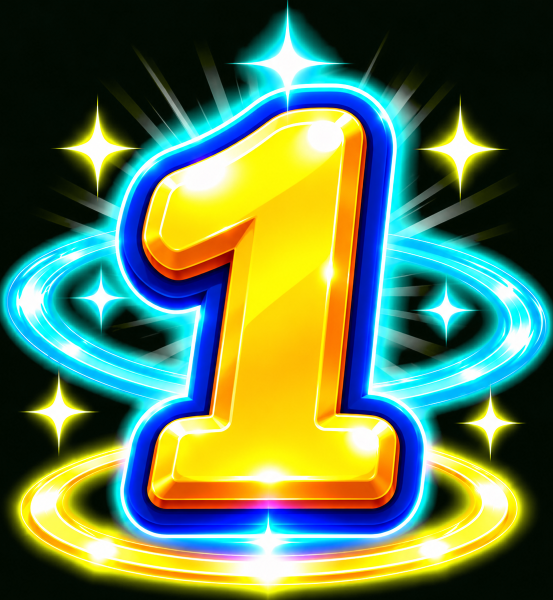
#> input picture assets/ui/fx/cd_1.png, 1106 x 1200 px, given in place of 4a8d3aaa-image.png, which was not available (shown at 1/2 size)
$ python cut_fx.py
#> lines starting #> are read from the running program, lines starting #| are printed output that depends on the picture
"""قصّ تأثيرات العدّ التنازلي (خلفية خضراء) وبانر خط النهاية إلى PNG شفاف."""
import cv2, numpy as np
from PIL import Image
U='/mnt/user-data/uploads/'
G={'cd_3':'4a8d3aaa','cd_2':'744ecd47','cd_1':'30106d6e','cd_go':'927cf5c6'}
def key(src,dst):
#> called with src = '4a8d3aaa', dst = 'assets/ui/fx/cd_3.png'
    im=cv2.imread(U+src+'-image.png').astype(np.float32)
    b,g,r=im[...,0],im[...,1],im[...,2]
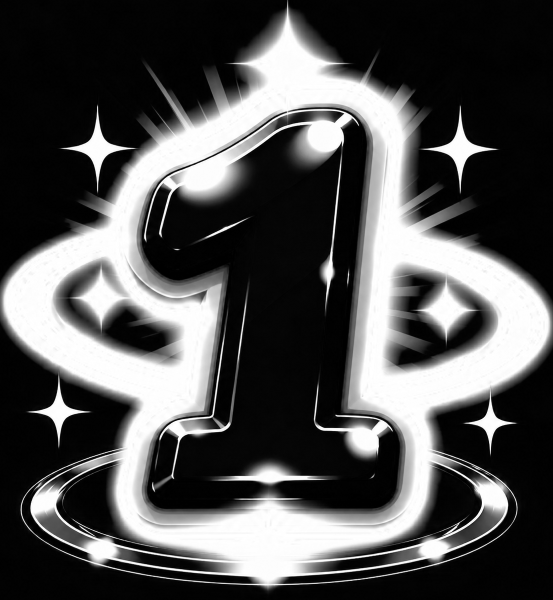
#> b: shape (1200, 1106) float32 (shown at 1/2 size); min 0, max 255, mean 81.4
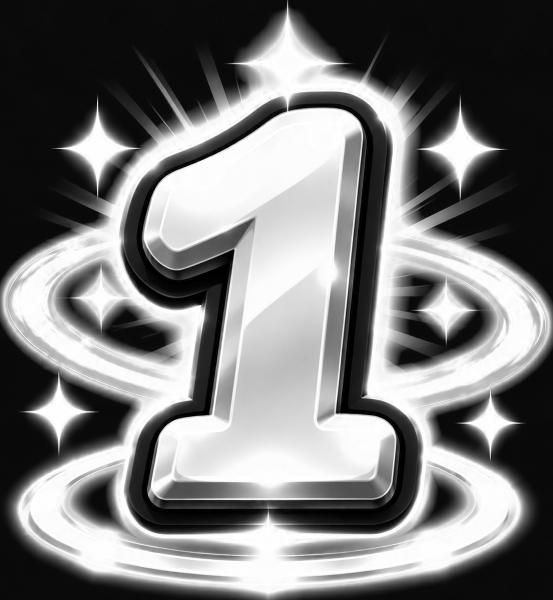
#> g: shape (1200, 1106) float32 (shown at 1/2 size); min 0, max 255, mean 119.7
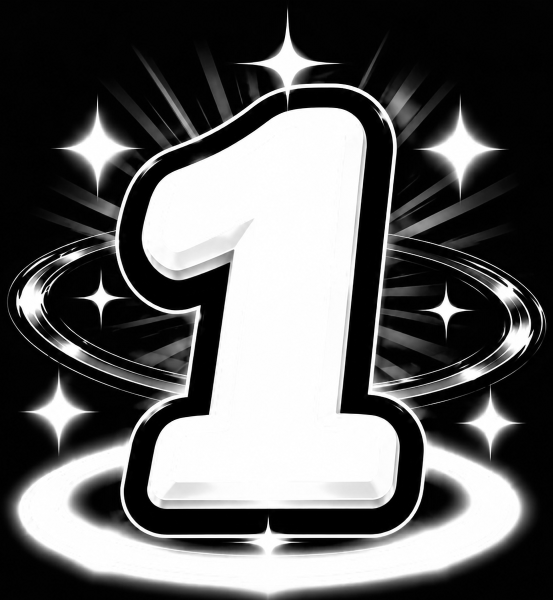
#> r: shape (1200, 1106) float32 (shown at 1/2 size); min 0, max 255, mean 94.9
    spill=g-np.maximum(r,b)
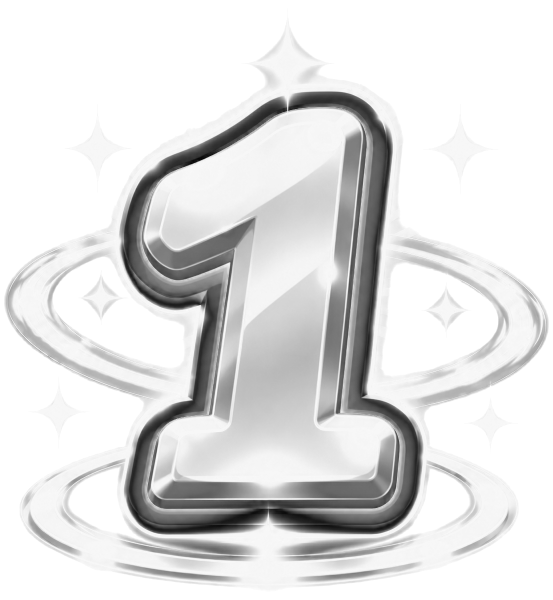
#> spill: shape (1200, 1106) float32 (shown at 1/2 size); min -255, max 8, mean -24.06; drawn with min black and max white
    a=1-np.clip((spill-30)/120,0,1)
#> a: shape (1200, 1106) float32; every value is 1
    a=np.where(spill<30,1,a)
    g2=np.minimum(g,np.maximum(r,b)+8)
    # إعادة بناء اللون الأمامي بعد إزالة الخلفية
    fa=np.maximum(a,1e-3)[...,None]
    out=np.dstack([r,g2,b])
    bgc=np.array([0,255,0],np.float32)
    fg=(out-(1-a)[...,None]*bgc*0)/1
    fg=np.clip(fg,0,255)
    rgba=np.dstack([fg,(a*255)[...,None]]).astype(np.uint8)
    im2=Image.fromarray(rgba)
    bb=im2.getchannel('A').point(lambda v:255 if v>8 else 0).getbbox()
#> bb = (0, 0, 1106, 1200)
    im2=im2.crop(bb); im2.save(dst,optimize=True); print(dst,im2.size)
#| assets/ui/fx/cd_3.png (1106, 1200)
for k,v in G.items(): key(v,f'assets/ui/fx/{k}.png')
#> pass 2 of the loop `for k,v in G.items(): key(v,f'assets/ui/fx/{k}.png')`:
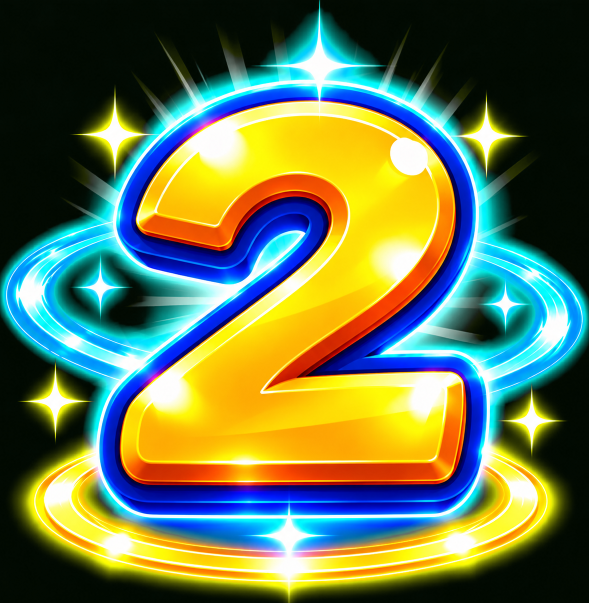
#> input picture assets/ui/fx/cd_2.png, 1178 x 1206 px, given in place of 744ecd47-image.png, which was not available (shown at 1/2 size)
#> im: shape (1206, 1178, 3) float32
#> b: shape (1206, 1178) float32
#> g: shape (1206, 1178) float32
#> in key (call 2), `b,g,r=im[...,0],im[...,1],im[...,2]`:
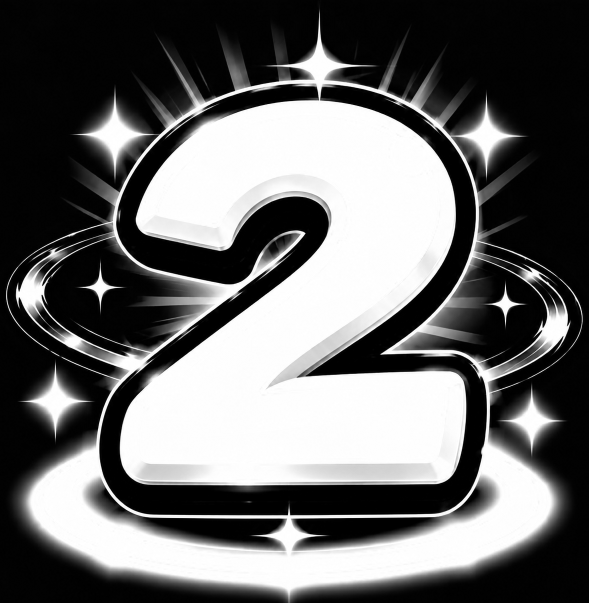
#> r: shape (1206, 1178) float32 (shown at 1/2 size); min 0, max 255, mean 103.7
#> in key (call 2), `spill=g-np.maximum(r,b)`:
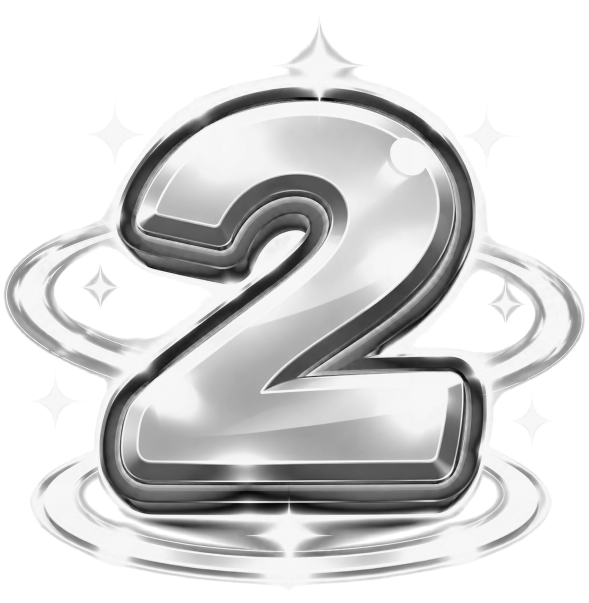
#> spill: shape (1206, 1178) float32 (shown at 1/2 size); min -250, max 8, mean -33.88; drawn with min black and max white
#> a: shape (1206, 1178) float32; every value is 1
#> out: shape (1206, 1178, 3) float32
#> rgba: shape (1206, 1178, 4)
#> bb = (0, 0, 1178, 1206)
#| assets/ui/fx/cd_2.png (1178, 1206)
#> (the run stopped early here; a loop or call above may not have finished)
